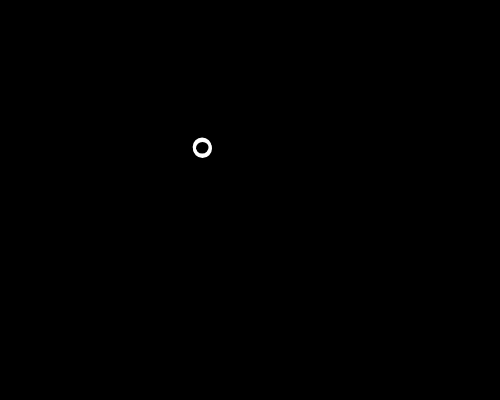
Frame 1 (no input)
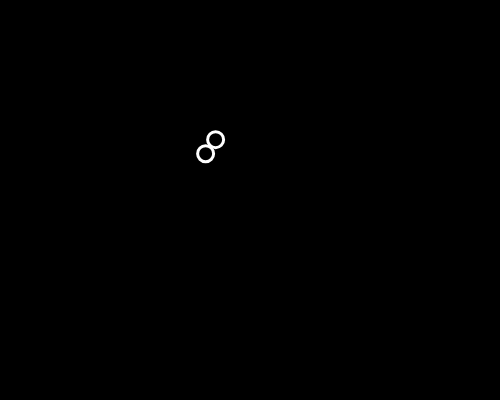
Frame 60 (no input)
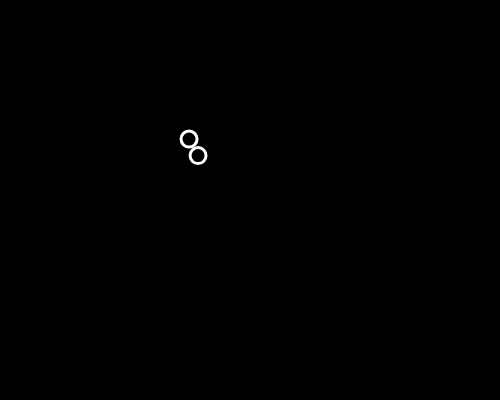
Frame 120 (the mouse pressed at the canvas centre since frame 60)

The p5.js sketch that drew these frames (run headless with seeded random() and noise() and a simulated clock; from frame 60 on, the mouse is pressed at the canvas centre):

// p5.js sketch
// ── sketch.js
let bubble;

function setup() {
  createCanvas(500, 400);
  bubble = new Bubble();
  mubble = new Bubble();

}

function draw() {
  background(0);
  bubble.move();
  bubble.show();
  mubble.move();
  mubble.show();

}

class Bubble {
  constructor() {
    this.x = 200;
    this.y = 150;
  }

  move() {
    this.x = this.x + random(-5, 5);
    this.y = this.y + random(-5, 5);
    if (this.x > width || this.x < 0 || this.y > height || this.y < 0) {
      this.x = width / 2;
      this.y = height / 2;
    }

  }

  show() {
    stroke(255);
    strokeWeight(3);
    noFill();
    ellipse(this.x, this.y, 16, 16);
  }

}

/*
Website
http://nexusbug.com/

github Repo
https://github.com/nexusbug/Code_365

About
Doing a challenge, coding three sixty five
There I hop on the train of Mr. Shiffman
And code along rainbow colored railway
One video each day, keeps the gray away

Coding Train
Daniel Shiffman
https://www.youtube.com/user/shiffman/
https://www.patreon.com/codingtrain

Framework
p5js - A beautiful Javascript library
https://p5js.org/

this.day
46th
2017 October 09

this.video
6.2: Classes in JavaScript with ES6 - p5.js Tutorial
https://youtu.be/T-HGdc8L-7w
*/
